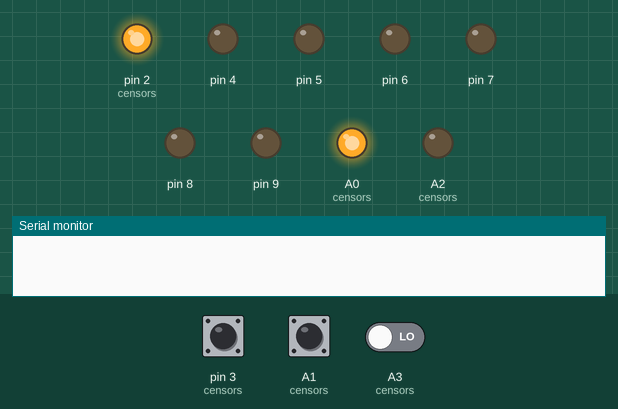
A sketch run on a simulated Arduino Uno, built with avr-gcc and run on an emulated ATmega328P. On the bench: output pins drawn as LEDs (lit = HIGH), the last lines printed to the serial monitor. Inputs (shaded band) come from the test bench; at power-on: A1 (censors) LOW, pin 3 (censors) LOW, A3 (censors) LOW.

Above: at 1.2 s.
1.3 s: A1 (censors) pulsed HIGH 2 times (0.12 s each, 0.3 s apart)
At 2.2 s:
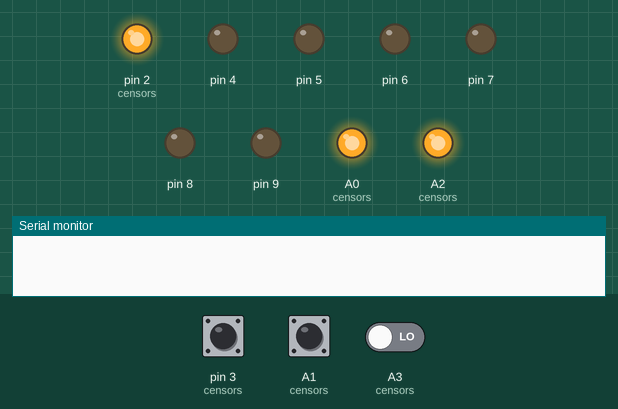
At 3.3 s:
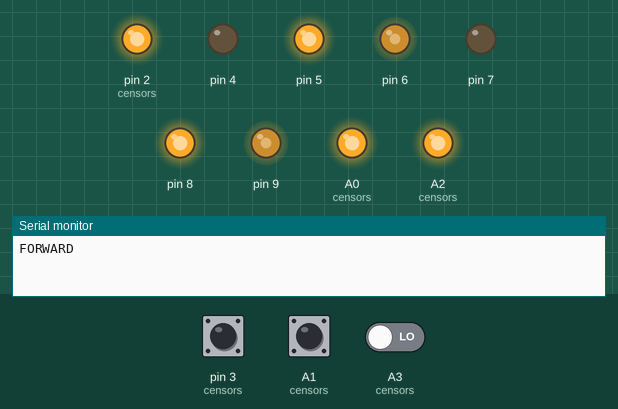
4.9 s: pin 3 (censors) pulsed HIGH 5 times (0.12 s each, 0.3 s apart)
At 6.8 s:
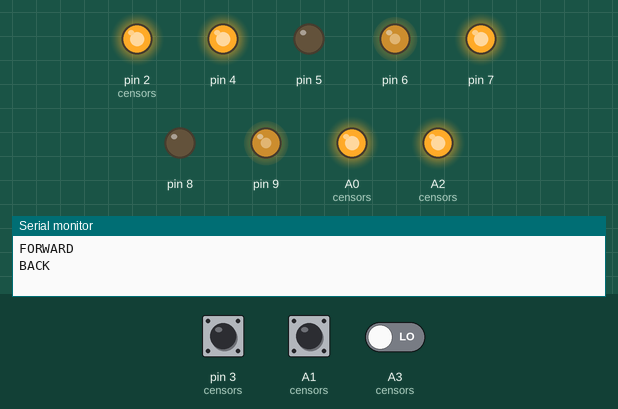
Timing chart, 0 to 12.5 s (numbered marks = the images above; inputs shaded):
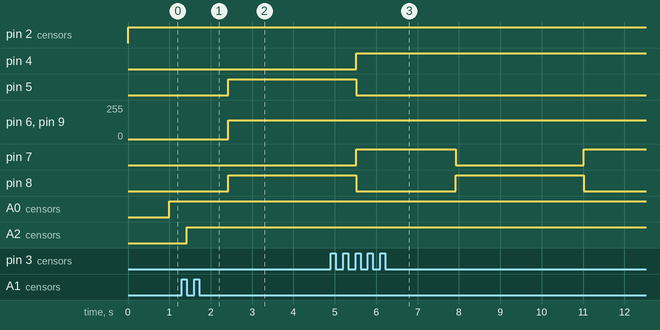

Measured:
- after the input at 1.3 s, pin 4, pin 7: stays LOW (without the input it goes to HIGH after 1.7 s); pin 5, pin 8: LOW → HIGH after 1.1 s; pin 6, pin 9: 0/255 → 141/255 after 1.1 s instead of 1.7 s; A2 (censors): LOW → HIGH after 0.12 s instead of 0.70 s

The sketch:

Bugsvile21.ino
```cpp
typedef struct moter_inf {
    int speed;
    int d_1;
    int d_2;
} Moter;

const Moter moter_l = {
    6, // speed
    5,
    4
};

const Moter moter_r = {
    9,
    8,
    7
};

const Moter moters[] = { moter_l, moter_r };
const int maxSpeed = 255 * 3 / 4;
double durations[] = {0, 0, 0};
double directions[] = {0, 0, 0};
int censors[3][2] = {
    {2, 3},   // l
    {A0, A1}, // c
    {A2, A3}  // r
};

void setup() {
    for (int i = 0; i < 2; i++) {
        pinMode(moters[i].speed, OUTPUT);
        pinMode(moters[i].d_1, OUTPUT);
        pinMode(moters[i].d_2, OUTPUT);
    }
    for (int i = 0; i < 3; i++) {
        pinMode(censors[i][0], OUTPUT);
        pinMode(censors[i][1], INPUT);
    }
    Serial.begin(9600);
}

void Forward(int speed) {
    analogWrite(moter_l.speed, speed);
    analogWrite(moter_r.speed, speed);

    for (int i = 0; i < 2; i++)
        digitalWrite(moters[i].d_1, HIGH);

    for (int i = 0; i < 2; i++)
        digitalWrite(moters[i].d_2, LOW);
}

void Backward(int speed) {
    analogWrite(moter_l.speed, speed);
    analogWrite(moter_r.speed, speed);

    for (int i = 0; i < 2; i++)
        digitalWrite(moters[i].d_1, LOW);

    for (int i = 0; i < 2; i++)
        digitalWrite(moters[i].d_2, HIGH);
}

void Right(int speed) {
    analogWrite(moter_l.speed, speed);
    analogWrite(moter_r.speed, speed);

    digitalWrite(moter_l.d_1, HIGH);
    digitalWrite(moter_l.d_2, LOW);
    digitalWrite(moter_r.d_1, LOW);
    digitalWrite(moter_r.d_2, HIGH);
}

void Left(int speed) {
    analogWrite(moter_l.speed, speed);
    analogWrite(moter_r.speed, speed);

    digitalWrite(moter_l.d_1, LOW);
    digitalWrite(moter_l.d_2, HIGH);
    digitalWrite(moter_r.d_1, HIGH);
    digitalWrite(moter_r.d_2, LOW);
}

void Update() {
    for (int i = 0; i < 3; i++) {
        digitalWrite(censors[i][0], LOW);
        digitalWrite(censors[i][1], LOW);
        delayMicroseconds(2);
        digitalWrite(censors[i][0], HIGH);
        delayMicroseconds(10);
        digitalWrite(censors[i][0], HIGH);
        durations[i] = pulseIn(censors[i][1], HIGH);
        directions[i] = (double)(340*durations[i]/10000)/2;
    }
}

void Print(int value) {
    for (int i = 0; i < (value % 101); i++)
        Serial.print("@");
    Serial.println();
}

void loop() {
    Update();
    bool left_ = directions[0] < 20;
    bool center_ = directions[1] < 20;
    bool right_ = directions[2] < 20;

    if (left_) {
        if (center_) {
            if (right_) {
                Backward(maxSpeed/4*3);
                Serial.println("BACK");
            } else {
                Right(maxSpeed/4*3);
                Serial.println("RIGHT");
            }
        } else {
            Forward(maxSpeed/4*3);
            Serial.println("FORWARD");
        }
    } else {
        if (center_) {
            if (right_) {
                Left(maxSpeed/4*3);
                Serial.println("LEFT");
            }
            else {
                Right(maxSpeed/4*3);
                Serial.println("RIGHT");
            }
        } else {
            Forward(maxSpeed/4*3);
            Serial.println("FORWARD");
        }
    }
    delay(100);
}
```
